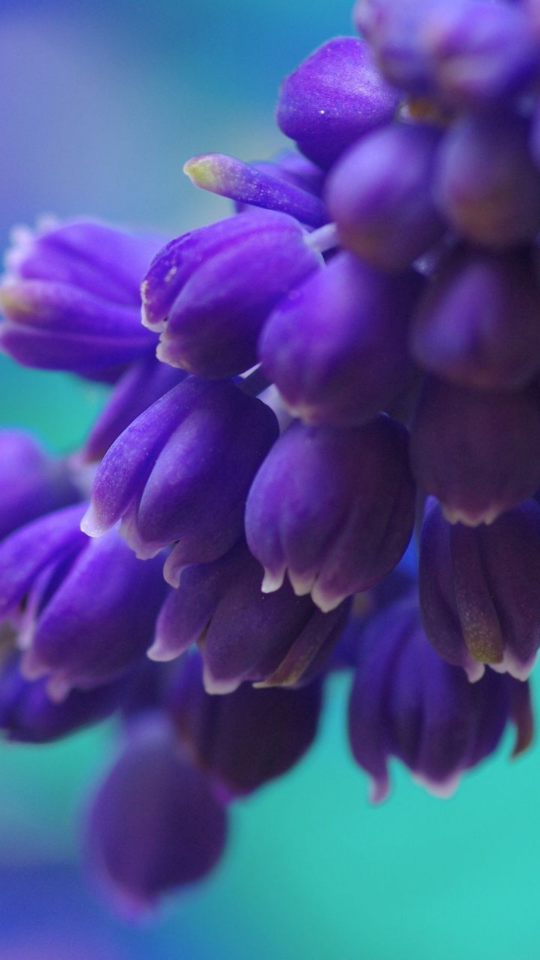
#> input picture img_43.jpeg, 1080 x 1920 px, given in place of img_43.jpg, which was not available (shown at 1/2 size)
$ jupyter execute --allow-errors '3rd_Module(Intermediate-level-Training).ipynb'
#> lines starting #> are read from the running program, lines starting #| are printed output that depends on the picture; pictures that were not available may be replaced by others from this repository, and a replacement may not be noted
[cell 1]
import cv2
import numpy as np
import matplotlib.pyplot as plt

image = cv2.imread(r"C:\Users\Naumaan\Downloads\img_43.jpg", 1)#GIve the path of the image here
#> image is the input picture: shape (1920, 1080, 3); mean B, G, R 147.1, 80.8, 75.3

half = cv2.resize(image, (0, 0), fx = 0.1, fy = 0.1)
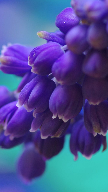
#> half: shape (192, 108, 3); mean B, G, R 147.3, 81, 75.4
bigger = cv2.resize(image, (1050, 1610))
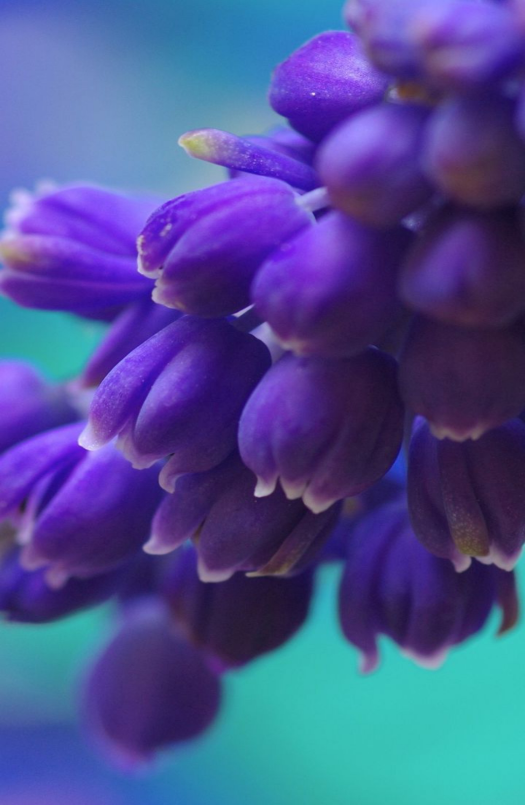
#> bigger: shape (1610, 1050, 3) (shown at 1/2 size); mean B, G, R 147.1, 80.7, 75.2

stretch_near = cv2.resize(image, (780, 540),
interpolation = cv2.INTER_LINEAR)
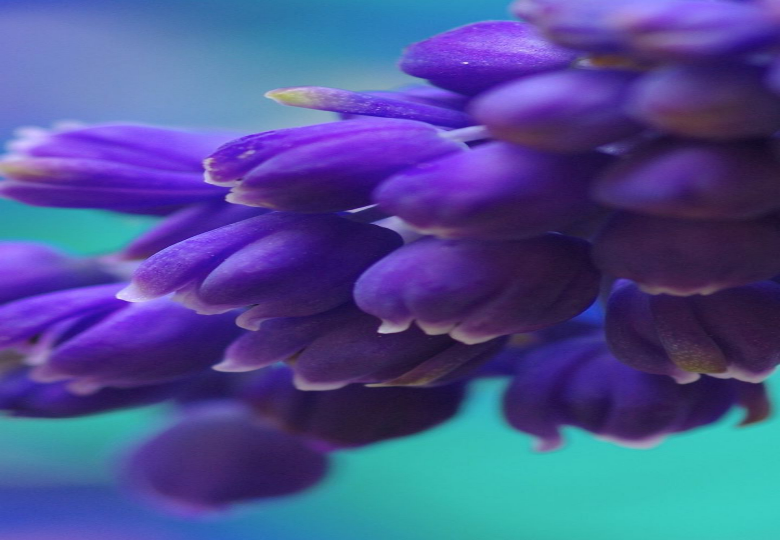
#> stretch_near: shape (540, 780, 3); mean B, G, R 147.1, 80.7, 75.2


Titles =["Original", "Half", "Bigger", "Interpolation Nearest"]
images =[image, half, bigger, stretch_near]
count = 4

for i in range(count):
    plt.subplot(2, 2, i + 1)
    plt.title(Titles[i])
    plt.imshow(images[i])

plt.show()
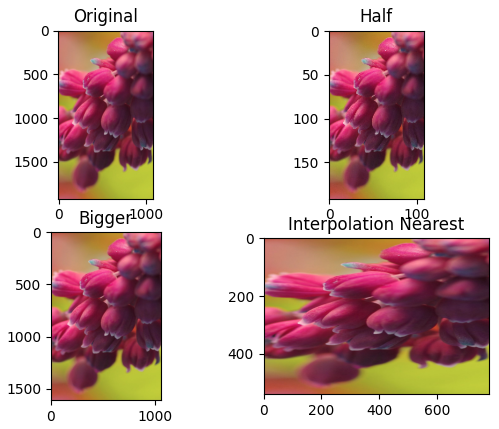
#> figure drawn by matplotlib, 4 panels; B, G, R data is drawn as R, G, B

$ run again, with images/My_Assistant.jpg copied over img_43.jpeg
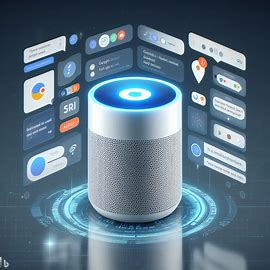
#> input picture images/My_Assistant.jpg, 270 x 270 px, given in place of img_43.jpg, which was not available
#> image is the input picture: shape (270, 270, 3); mean B, G, R 132.2, 114.7, 90.4
#> `stretch_near = cv2.resize(image, (780, 540), interpolation = cv2.INTER..`:
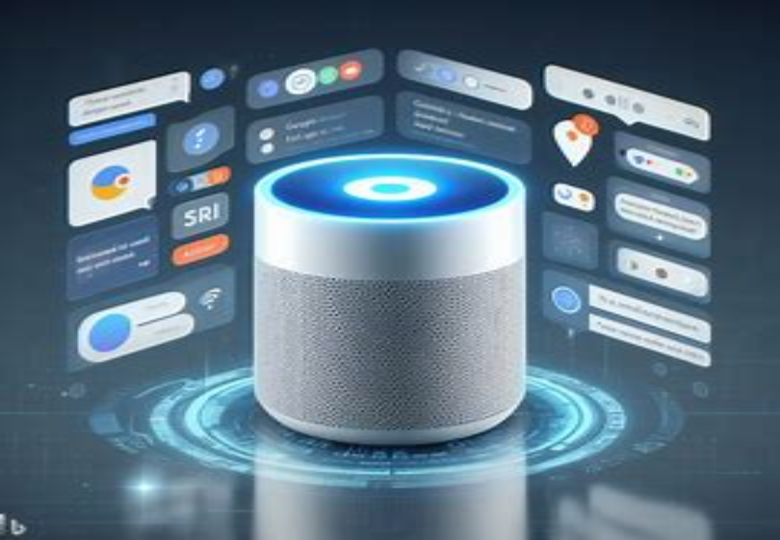
#> stretch_near: shape (540, 780, 3); mean B, G, R 132.1, 114.6, 90.3
#> `plt.show()`:
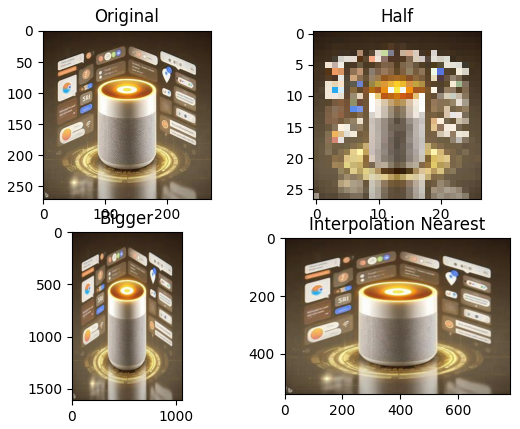
#> figure drawn by matplotlib, 4 panels; B, G, R data is drawn as R, G, B
